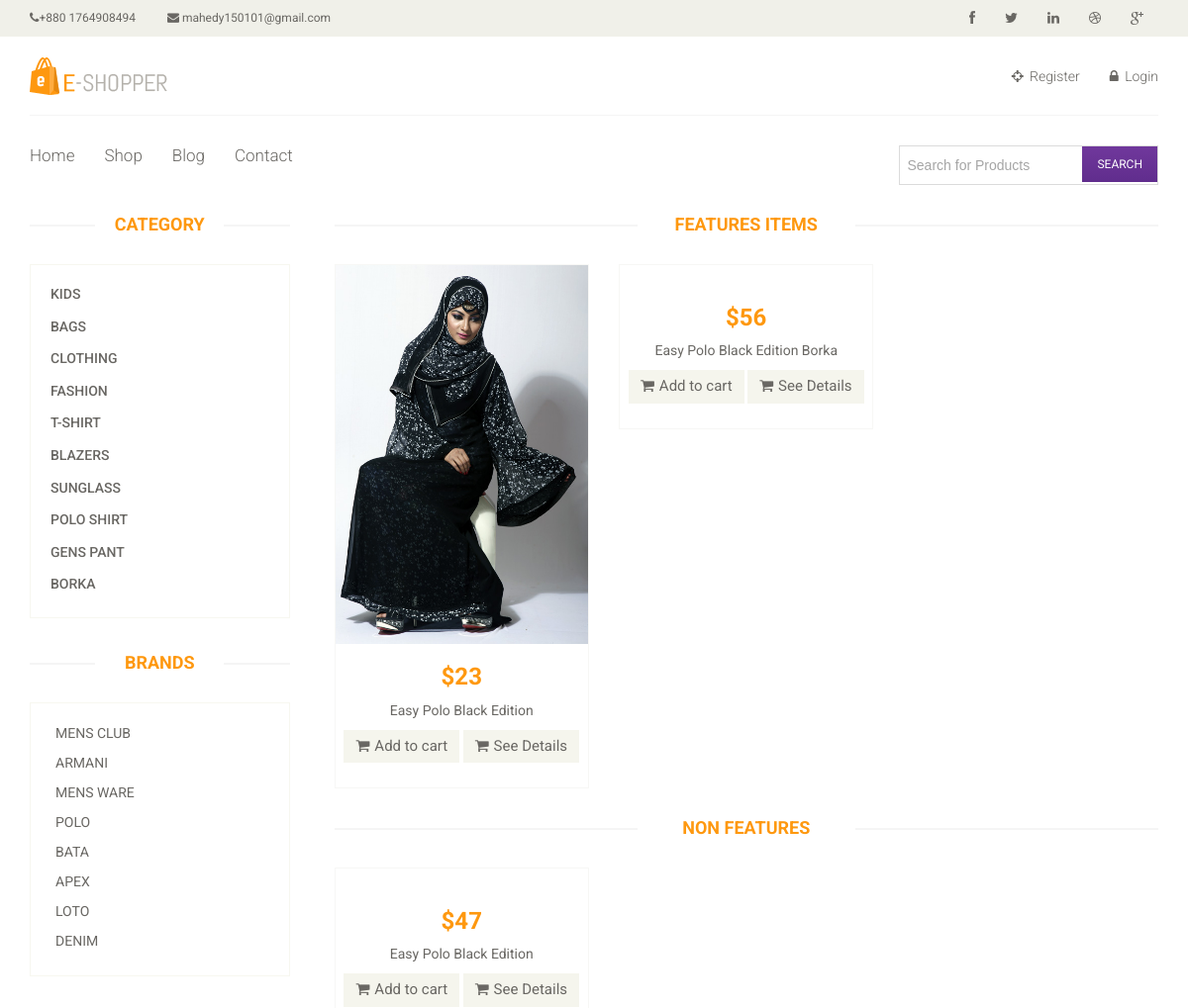
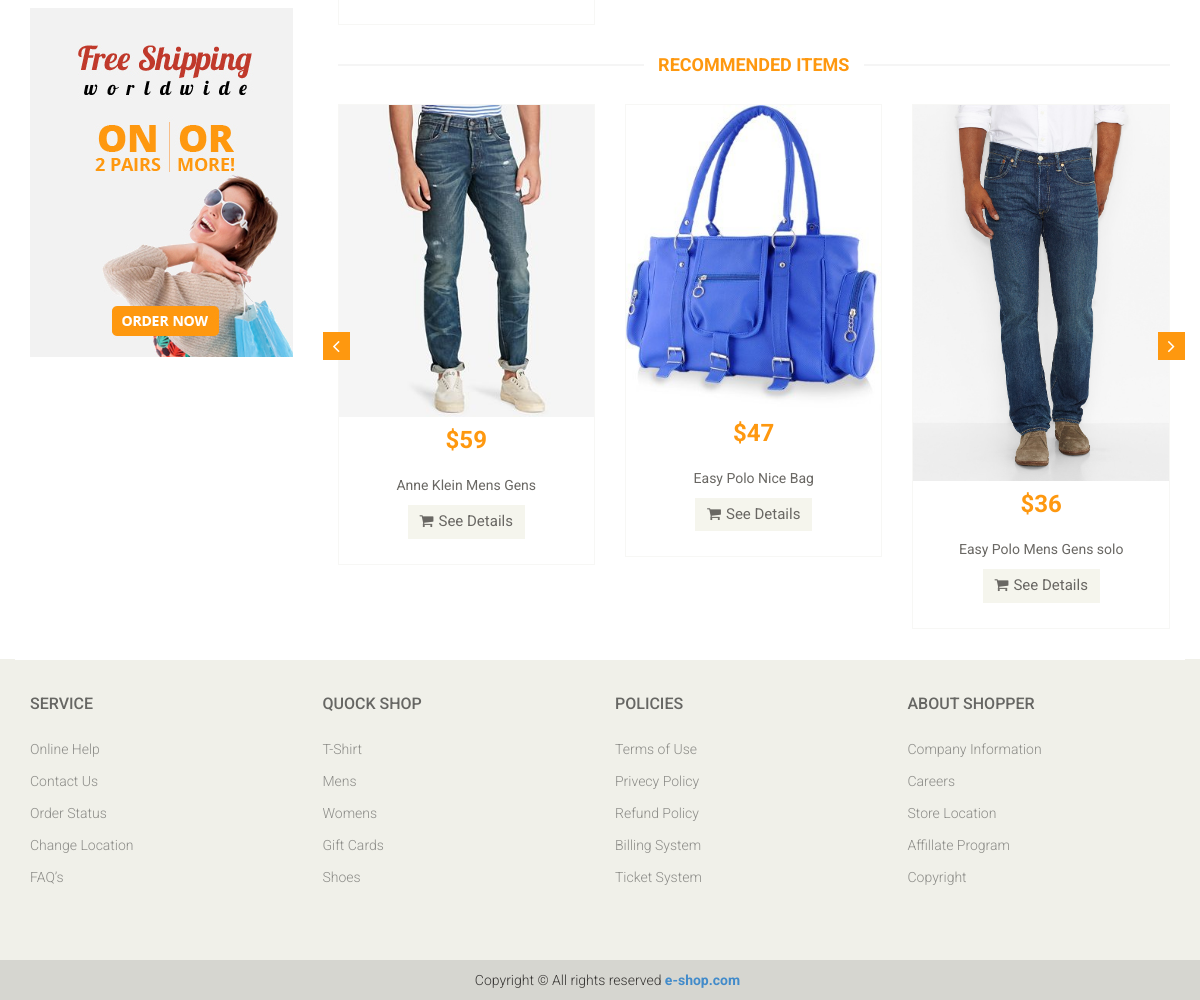
Page /brandproduct?brand_id=2 on the committed database (2 pictures, top to bottom).
### tables this page shows
CREATE TABLE `tbl_address` (
  `id` int(11) NOT NULL,
  `phone` varchar(32) NOT NULL,
  `email` varchar(32) NOT NULL
);

CREATE TABLE `tbl_category` (
  `id` int(11) NOT NULL,
  `cat_name` varchar(55) NOT NULL,
  `date` timestamp NOT NULL DEFAULT CURRENT_TIMESTAMP
);

CREATE TABLE `tbl_brand` (
  `id` int(11) NOT NULL,
  `brand_name` varchar(32) NOT NULL,
  `date` timestamp NOT NULL DEFAULT CURRENT_TIMESTAMP
);

CREATE TABLE `tbl_product` (
  `id` int(11) NOT NULL,
  `cat_id` int(11) NOT NULL,
  `brand_id` int(11) NOT NULL,
  `name` varchar(255) NOT NULL,
  `body` text NOT NULL,
  `price` float NOT NULL,
  `image` varchar(255) NOT NULL,
  `type` int(11) NOT NULL DEFAULT '0',
  `date` timestamp NOT NULL DEFAULT CURRENT_TIMESTAMP
);

### library/Database.php (called while the page is built, shortened)
<?php
Class Database{
	public $host   = DB_HOST;
	public $user   = DB_USER;
	public $pass   = DB_PASS;
	public $dbname = DB_NAME;
	public $link;
	private function connectDB(){
	$this->link = new mysqli($this->host, $this->user, $this->pass, $this->dbname);
     $this->link->query("set_character_setresults='utf8'");
     $this->link->set_charset("utf8");
   }
	public function select($query){
		$result = $this->link->query($query) or die($this->link->error.__LINE__);
		if($result->num_rows > 0){
			return $result;
		} else {
			return false;
		}
	}
}

### library/Session.php (called while the page is built, shortened)
<?php
class Session
{
	public static function get($key){
		if (isset($result)) {
			return $result;
		}else{
			return false;
		}
	}
}
?>

### classes/category.php (called while the page is built, shortened)
<?php
 $filepath = realpath(dirname(__FILE__));
 include_once ($filepath.'/../library/Database.php');
  class Category
  {
  	private $db;
  	function __construct()
  	{
  		$this->db = new Database();
  	}
    public function getCategoryName(){
       $query = "SELECT * FROM tbl_category";
              $result = $this->db->select($query);
               return $result;
    }
    public function getBrandsName(){
      $query = "SELECT * FROM tbl_brand";
              $result = $this->db->select($query);
               return $result;
    }
  }
?>

### brandproduct.php (the view, shortened to what this page needs)
<?php include('include/header.php'); ?>
	<section>
		<div class="container">
			<div class="row">
			<?php include('include/sidebar.php'); ?>
				<div class="col-sm-9 padding-right">
<div class="features_items">
	<h2 class="title text-center">Features Items</h2>
          <?php
           if (isset($_GET["brand_id"])){
            $brand_id = preg_replace('/[^-a-zA-Z0-9_]/', '',$_GET['brand_id']);
              }else{
              	echo "<script> window.location = '404'; </script>";
              }
           $query = "SELECT * FROM tbl_product where brand_id='$brand_id' and type='0'";
           $result = $db->select($query);
              if ($result) {
              	  while ($data = $result->fetch_assoc()) {
			?>
	<div class="col-sm-4">
		<div class="product-image-wrapper">
			<div class="single-products">
					<div class="productinfo text-center">
						<img src="admin/<?php echo $data['image'];?>" alt="" />
						<h2>$<?php echo $data['price'];?></h2>
						<p><?php echo $data['name'];?></p>
						<a href="details?seeProductId=<?php echo $data['id'];?>" class="btn btn-default add-to-cart"><i class="fa fa-shopping-cart"></i>Add to cart</a>
						<a href="details?seeProductId=<?php echo $data['id'];?>" class="btn btn-default add-to-cart"><i class="fa fa-shopping-cart"></i>See Details</a>
					</div>
			</div>
		</div>
	</div>
	<?php } } else echo "<span style='color:red;'> Sorry, there are no product such type of category or brand </span>" ?>
</div>
<div class="features_items">
	<h2 class="title text-center">Non Features</h2>
     <?php
           if (isset($_GET["brand_id"])){
            $brand_id = preg_replace('/[^-a-zA-Z0-9_]/', '',$_GET['brand_id']);
              }
           $query = "SELECT * FROM tbl_product where brand_id='$brand_id' and type='1'";
           $result = $db->select($query);
              if ($result) {
              	  while ($data = $result->fetch_assoc()) {
	?>
	<div class="col-sm-4">
		<div class="product-image-wrapper">
			<div class="single-products">
					<div class="productinfo text-center">
						<h2>$<?php echo $data['price'];?></h2>
						<p><?php echo $data['name'];?></p>
						<a href="details?seeProductId=<?php echo $data['id'];?>" class="btn btn-default add-to-cart"><i class="fa fa-shopping-cart"></i>Add to cart</a>
						<a href="details?seeProductId=<?php echo $data['id'];?>" class="btn btn-default add-to-cart"><i class="fa fa-shopping-cart"></i>See Details</a>
					</div>
			</div>
		</div>
	</div>
	<?php } } else echo "<span style='color:red;'> Sorry, there are no product such type of category or brand </span>" ?>
</div>
	<div class="recommended_items">
		<h2 class="title text-center">recommended items</h2>					<div id="recommended-item-carousel" class="carousel slide" data-ride="carousel">
				<div class="carousel-inner">
					<div class="item active">
		 <?php
			 $query = "SELECT * FROM tbl_product order by rand() desc limit 3";
          	  $result = $db->select($query);
              if ($result) {
              	while ($data = $result->fetch_assoc()) {
           ?>
		<div class="col-sm-4">
			<div class="product-image-wrapper">
			<div class="single-products">
				<div class="productinfo text-center">
					<img src="admin/<?php echo $data['image'];?>" alt="" />
					<h2>$<?php echo $data['price'];?></h2>
					<p><?php echo $data['name'];?></p>
					<a href="detail?seeProductId=<?php echo $data['id'];?>" class="btn btn-default add-to-cart"><i class="fa fa-shopping-cart"></i>See Details</a>
				</div>
			  </div>
			</div>
		</div>
		<?php } } ?>
	</div>
</div>
			 <a class="left recommended-item-control" href="#recommended-item-carousel" data-slide="prev">
				<i class="fa fa-angle-left"></i>
			  </a>
			  <a class="right recommended-item-control" href="#recommended-item-carousel" data-slide="next">
				<i class="fa fa-angle-right"></i>
			  </a>
		</div>
	</div>
</div>
</div>
</div>
</section>
	<?php include('include/footer.php'); ?>

### include/header.php (shortened to what this page needs)
<?php
include'library/Session.php';
?>
<?php include'library/Database.php'; ?>
<?php
     $db = new Database();
     $cart = new Cart();
 ?>
<!DOCTYPE html>
<html lang="en">
<head>
    <link href="css/bootstrap.min.css" rel="stylesheet">
    <link href="css/font-awesome.min.css" rel="stylesheet">
    <link href="css/prettyPhoto.css" rel="stylesheet">
    <link href="css/price-range.css" rel="stylesheet">
    <link href="css/animate.css" rel="stylesheet">
	<link href="css/main.css" rel="stylesheet">
	<link href="css/responsive.css" rel="stylesheet">
</head>
     <?php
            $path = $_SERVER['SCRIPT_FILENAME'];
            $current_page = basename($path,'.php');
      ?>
<body>
	<header id="header">
		<div class="header_top">
			<div class="container">
				<div class="row">
					<div class="col-sm-6">
						<div class="contactinfo">
	 <?php
        $query  = "SELECT * FROM tbl_address";
        $result = $db->select($query);
         if ($result) {
          while ( $data = $result->fetch_assoc()) {
       ?>
							<ul class="nav nav-pills">
								<li><a href="#"><i class="fa fa-phone"></i><?php  echo $data['phone'];?></a></li>
								<li><a href="#"><i class="fa fa-envelope"></i> <?php  echo $data['email'];?> </a></li>
							</ul>
							<?php } } ?>
						</div>
					</div>
					<div class="col-sm-6">
						<div class="social-icons pull-right">
							<ul class="nav navbar-nav">
								<li><a href="#"><i class="fa fa-facebook"></i></a></li>
								<li><a href="#"><i class="fa fa-twitter"></i></a></li>
								<li><a href="#"><i class="fa fa-linkedin"></i></a></li>
								<li><a href="#"><i class="fa fa-dribbble"></i></a></li>
								<li><a href="#"><i class="fa fa-google-plus"></i></a></li>
							</ul>
						</div>
					</div>
				</div>
			</div>
		</div>
		<div class="header-middle">
			<div class="container">
				<div class="row">
					<div class="col-sm-4">
						<div class="logo pull-left">
							<a href="index.php"><img src="images/home/logo.png" alt="" /></a>
						</div>
					</div>
					<div class="col-sm-8">
						<div class="shop-menu pull-right">
							<ul class="nav navbar-nav">
                              <?php
                              $login = Session::get("login");
                              if ($login) {
                              ?>
                             <li><a
        <?php
		  if ($current_page == 'checkout')
		  	{ echo 'id="active"';
		  }
		 ?>
                             	href="checkout"><i class="fa fa-crosshairs"></i> Checkout</a></li>
                             <li><a
        <?php
		  if ($current_page == 'cart')
		  	{ echo 'id="active"';
		  }
		 ?>
                              href="cart"><i class="fa fa-shopping-cart"></i> Cart
                                 <?php
                                 $getData = $cart->checkcartRow();
                                   if ($getData) {
                                        $sum = Session::get("sum");
                                        $count = Session::get("count");
                                       if ($sum){
                                      	echo "$".$sum." - ".$count." item";
                                     }
                                   }else{
                                   	echo "(empty)";
                                   	 }
                                 ?>
                              </a></li>
                             <li><a
        <?php
		  if ($current_page == 'profile')
		  	{ echo 'id="active"';
		  }
		 ?>
                              href="profile"><i class="fa fa-user"></i> Account</a></li>
							 <li><a href="?userid=<?php echo Session::get("userId"); ?>"><i class="fa fa-lock"></i> Logout</a></li>
							 <?php } else { ?>
							  <li><a
		<?php
		  if ($current_page == 'login')
		  	{ echo 'id="active"';
		  }
		 ?>
		  href="login"><i class="fa fa-crosshairs"></i> Register</a></li>
                              <li><a href="login"><i class="fa fa-lock"></i> Login</a></li>
                              <?php } ?>
							</ul>
						</div>
					</div>
				</div>
			</div>
		</div>
		<div class="header-bottom">
			<div class="container">
				<div class="row">
					<div class="col-sm-9">
<div class="mainmenu pull-left">
<ul class="nav navbar-nav collapse navbar-collapse">
	<li><a
		<?php
		  if ($current_page == 'index')
		  	{ echo 'id="active"';
		  }
		  ?>
	     href="index">Home</a></li>
	<li><a
		 <?php
		  if ($current_page == 'shop')
		  	{ echo 'id="active"';
		  }
		  ?>
		href="shop">Shop</a></li>
	<li><a
		<?php
		  if ($current_page == 'blog')
		  	{ echo 'id="active"';
		  }
		  ?>
      href="blog">Blog</a></li>
	<li><a
      <?php
		  if ($current_page == 'contact')
		  	{ echo 'id="active"';
		  }
	   ?>
	 href="contact">Contact</a></li>
</ul>
</div>
</div>
		<div class="col-sm-3">
			   <div class="search">
				    <form action="search.php" method="get">
				    	<input type="text" value="Search for Products" onfocus="this.value = '';" onblur="if (this.value == '') {this.value = 'Search for products';}" name="search">
				    	<input type="submit" value="SEARCH">
				    </form>
			    </div>
		</div>
				</div>
			</div>
		</div>
	</header>

### include/sidebar.php
<?php include('classes/category.php'); ?>
<div class="col-sm-3">
					<div class="left-sidebar">
						<h2>Category</h2>
						<div class="panel-group category-products" id="accordian">
					<?php
					      $cat = new Category();
                          $category = $cat->getCategoryName();
                          if($category){
                          	while ( $data = $category->fetch_assoc()) {
					?>
							<div class="panel panel-default">
								<div class="panel-heading">
<h4 class="panel-title"><a href="categoryproduct?cat_id=<?php echo $data['id']; ?>"><?php echo $data['cat_name']; ?></a></h4>
			                  </div>
							</div>
							<?php } } ?>
						</div>
						<div class="brands_products">
							<h2>Brands</h2>
							<div class="brands-name">
					<?php
					      $cat = new Category();
                          $brand = $cat->getBrandsName();
                          if($brand){
                          	while ( $data = $brand->fetch_assoc()) {
					?>
								<ul class="nav nav-pills nav-stacked">
									<li><a href="brandproduct?brand_id=<?php echo $data['id']; ?>""><?php echo $data['brand_name']; ?></a></li>
								</ul>
						<?php } } ?>
						</div>
					</div>
<div class="shipping text-center">
					<img src="images/home/shipping.jpg" alt="" />
				</div>
					</div>
				</div>

### include/header.php (style rules this page uses)
.search { float:left; border: 1px solid #DBDBDB; position:relative; width:100%; }
.search input[type="text"] { width:74%; padding:9px 8px; outline:none; border:none; background:none; font-size:14px; color:#a5a5a5; font-family:Arial; outline:none; margin:0; }
.search input[type="submit"] { border:none; cursor:pointer; color:#FFF; font-size:12px; padding:10px 15px; height: 36px; margin:0; background: -webkit-gradient(linear,left top,left bottom,from(#70389C),to(#602D8D)); background: -moz-linear-gradient(top,#70389C,#602D8D); background: -o-linear-gradient(top,#70389C,#602D8D); background: -ms-linear-gradient(top,#70389C,#602D8D); -webkit-transition: all .9s; -moz-transition: all .9s; -o-transition: all .9s; -ms-transition: all .9s; transition: all .9s; position:absolute; right:0; top:0; }

### rows in the picture
tbl_address: phone "+880 1764908494", email "mahedy150101@gmail.com"
tbl_category: cat_name "KIDS"
tbl_category: cat_name "BAGS"
tbl_category: cat_name "CLOTHING"
tbl_category: cat_name "FASHION"
tbl_category: cat_name "T-SHIRT"
tbl_category: cat_name "BLAZERS"
tbl_category: cat_name "SUNGLASS"
tbl_category: cat_name "POLO SHIRT"
tbl_category: cat_name "GENS PANT"
tbl_category: cat_name "BORKA"
tbl_brand: brand_name "MENS CLUB"
tbl_brand: brand_name "ARMANI"
tbl_brand: brand_name "MENS WARE"
tbl_brand: brand_name "POLO"
tbl_brand: brand_name "BATA"
tbl_brand: brand_name "APEX"
tbl_brand: brand_name "LOTO"
tbl_brand: brand_name "DENIM"
tbl_product: image (picture), price "23", name "Easy Polo Black Edition"
tbl_product: price "56", name "Easy Polo Black Edition Borka"
tbl_product: price "47", name "Easy Polo Black Edition"
tbl_product: image (picture), price "59", name "Anne Klein Mens Gens"
tbl_product: image (picture), price "47", name "Easy Polo Nice Bag"
tbl_product: image (picture), price "36", name "Easy Polo Mens Gens solo"
